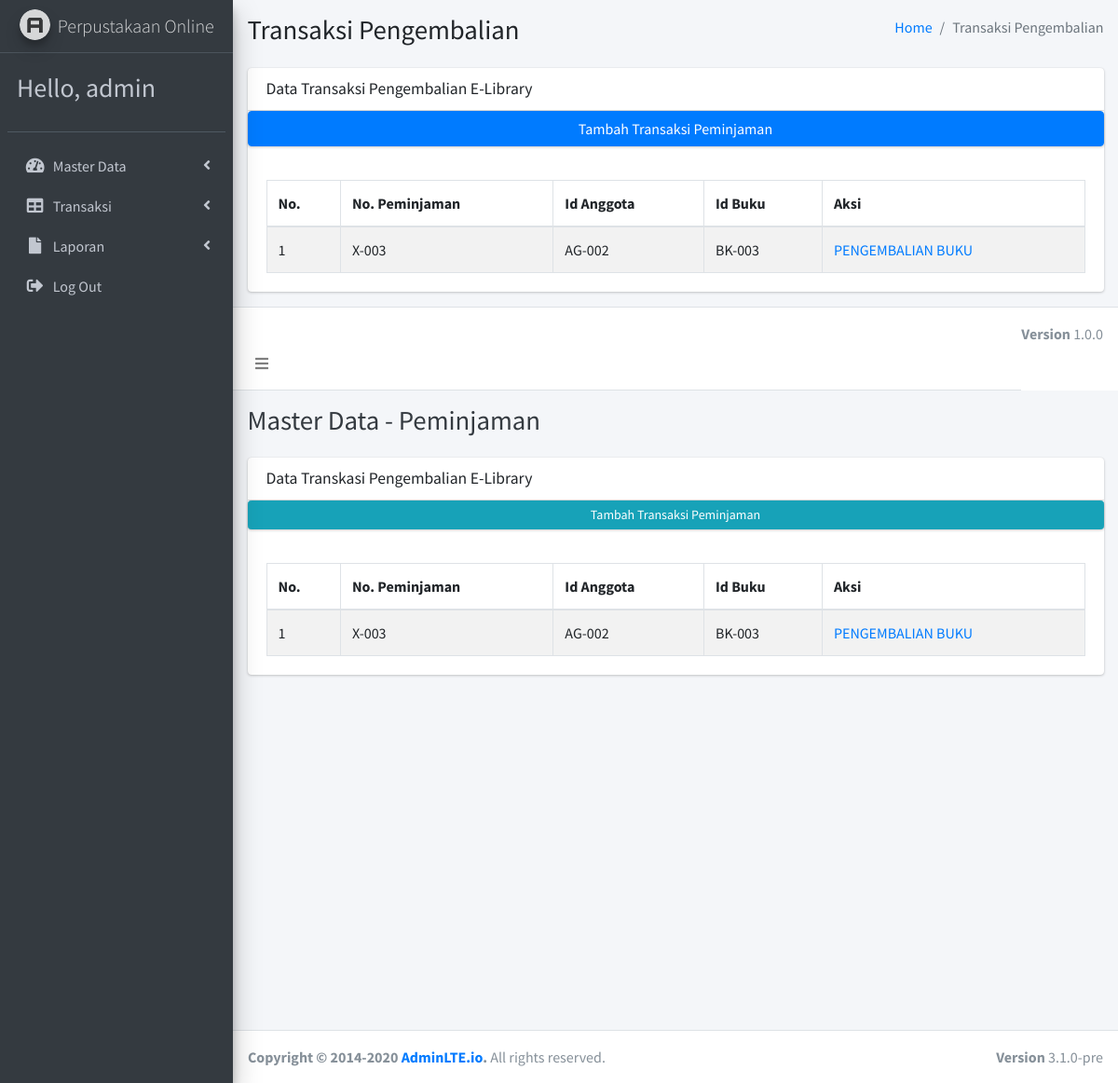
The page /trx-pengembalian.php (signed in) on the database its author committed.
### tables this page shows
CREATE TABLE `peminjaman` (
  `no_peminjaman` varchar(10) NOT NULL,
  `id_anggota` varchar(10) DEFAULT NULL,
  `id_buku` varchar(10) DEFAULT NULL,
  `id_staff` varchar(10) DEFAULT NULL,
  `status_pengembalian` int(11) DEFAULT '0' COMMENT '0= Belum Dikembalikan, 1 = Sudah dikembalikan'
);

### trx-pengembalian.php (the view, shortened to what this page needs)
<?php
include('koneksi.php')
?>
<!DOCTYPE html>
<html lang="en">
<head>
  <link rel="stylesheet" href="plugins/fontawesome-free/css/all.min.css">
  <link rel="stylesheet" href="https://code.ionicframework.com/ionicons/2.0.1/css/ionicons.min.css">
  <link rel="stylesheet" href="plugins/tempusdominus-bootstrap-4/css/tempusdominus-bootstrap-4.min.css">
  <link rel="stylesheet" href="plugins/icheck-bootstrap/icheck-bootstrap.min.css">
  <link rel="stylesheet" href="plugins/jqvmap/jqvmap.min.css">
  <link rel="stylesheet" href="dist/css/adminlte.min.css">
  <link rel="stylesheet" href="plugins/overlayScrollbars/css/OverlayScrollbars.min.css">
  <link rel="stylesheet" href="plugins/daterangepicker/daterangepicker.css">
  <link rel="stylesheet" href="plugins/summernote/summernote-bs4.min.css">
        <div class="content-wrapper">
            <div class="content-header">
                <div class="container-fluid">
                    <div class="row mb-2">
                        <div class="col-sm-6">
                            <h1 class="m-0">Transaksi Pengembalian</h1>
                        </div>
                        <div class="col-sm-6">
                            <ol class="breadcrumb float-sm-right">
                                <li class="breadcrumb-item"><a href="./index.php">Home</a></li>
                                <li class="breadcrumb-item active">Transaksi Pengembalian</li>
                            </ol>
                        </div>
                    </div>
                </div>
            </div>
            <section class="content">
                <div class="container-fluid">
                    <div class="row">
                        <div class="col-12">
                            <div class="card">
                                <div class="card-header">
                                    <h3 class="card-title">Data Transaksi Pengembalian E-Library</h3>
                                </div>
                                <div class="card">
                                    <a href="trx-peminjaman.php" class="btn btn-primary">Tambah Transaksi Peminjaman</a>
                                </div>
                                <div class="card-body">
                                    <table id="example1" class="table table-bordered table-striped">
                                        <thead>
                                            <tr>
                                                <th>No.</th>
                                                <th>No. Peminjaman</th>
                                                <th>Id Anggota</th>
                                                <th>Id Buku</th>
                                                <th>Aksi</th>
                                            </tr>
                                        </thead>
                                        <tbody>
                                            <?php
    $query = mysqli_query($koneksi, "select * from peminjaman WHERE status_pengembalian ='0'");
$no=1;
while ($data = mysqli_fetch_array ($query)) {
    ?>
                                            <tr>
                                                <td><?php echo $no; ?></td>
                                                <td><?php echo $data['no_peminjaman']; ?></td>
                                                <td><?php echo $data['id_anggota']; ?></td>
                                                <td><?php echo $data['id_buku']; ?></td>
                                                <td>
                                                    <a href="proses-tambah-trx-pengembalian.php?id=<?php echo $data['no_peminjaman']; ?>"> PENGEMBALIAN BUKU </a>
                                                </td>
                                            </tr>
                                            <?php $no++;
} ?>
                                    </table>
                                </div>
                            </div>
                        </div>
                    </div>
                </div>
            </section>
        </div>
        <footer class="main-footer">
            <div class="float-right d-none d-sm-inline-block">
                <b>Version</b> 1.0.0
            </div>
        </footer>
</head>
<body class="hold-transition sidebar-mini layout-fixed">
	<?php include "header.php";?>
	  <?php include 'menu.php';?>
    </div>
  </aside>
	<div class="content-wrapper">
    <div class="content-header">
      <div class="container-fluid">
        <div class="row mb-2">
          <div class="col-sm-6">
            <h1 class="m-0 text-dark">Master Data - Peminjaman</h1>
          </div>
        </div>
      </div>
    </div>
            <section class="content">
                <div class="container-fluid">
                    <div class="row">
                        <div class="col-12">
                            <div class="card">
                                <div class="card-header">
                                    <h3 class="card-title">Data Transkasi Pengembalian E-Library</h3>
                                </div>
                                <div class="card">
                                    <a href="transaksi-peminjaman.php" class="btn btn-sm btn-info float-left">Tambah Transaksi Peminjaman</a>
                                </div>
                                <div class="card-body">
                                    <table id="example1" class="table table-bordered table-striped">
                                        <thead>
                                            <tr>
                                                <th>No.</th>
                                                <th>No. Peminjaman</th>
                                                <th>Id Anggota</th>
                                                <th>Id Buku</th>
                                                <th>Aksi</th>
                                            </tr>
                                        </thead>
                                        <tbody>
                                            <?php
    $query = mysqli_query($koneksi, "select * from peminjaman WHERE status_pengembalian ='0'");
$no=1;
while ($data = mysqli_fetch_array ($query)) {
    ?>
                                            <tr>
                                                <td><?php echo $no; ?></td>
                                                <td><?php echo $data['no_peminjaman']; ?></td>
                                                <td><?php echo $data['id_anggota']; ?></td>
                                                <td><?php echo $data['id_buku']; ?></td>
                                                <td>
                                                    <a href="proses-input-trx-pengembalian.php?id=<?php echo $data['no_peminjaman']; ?>"> PENGEMBALIAN BUKU </a>
                                                </td>
                                            </tr>
                                            <?php $no++;
} ?>
                                    </table>
                                </div>
                            </div>
                        </div>
                    </div>
                </div>
            </section>
        </div>
        </div>
  <footer class="main-footer">
    <strong>Copyright &copy; 2014-2020 <a href="https://adminlte.io">AdminLTE.io</a>.</strong>
    All rights reserved.
    <div class="float-right d-none d-sm-inline-block">
      <b>Version</b> 3.1.0-pre
    </div>
  </footer>
</body>
</html>

### rows shown on the page
peminjaman: no_peminjaman "X-003", id_anggota "AG-002", id_buku "BK-003"

### other values the page prints
$_SESSION['username'] "admin"
